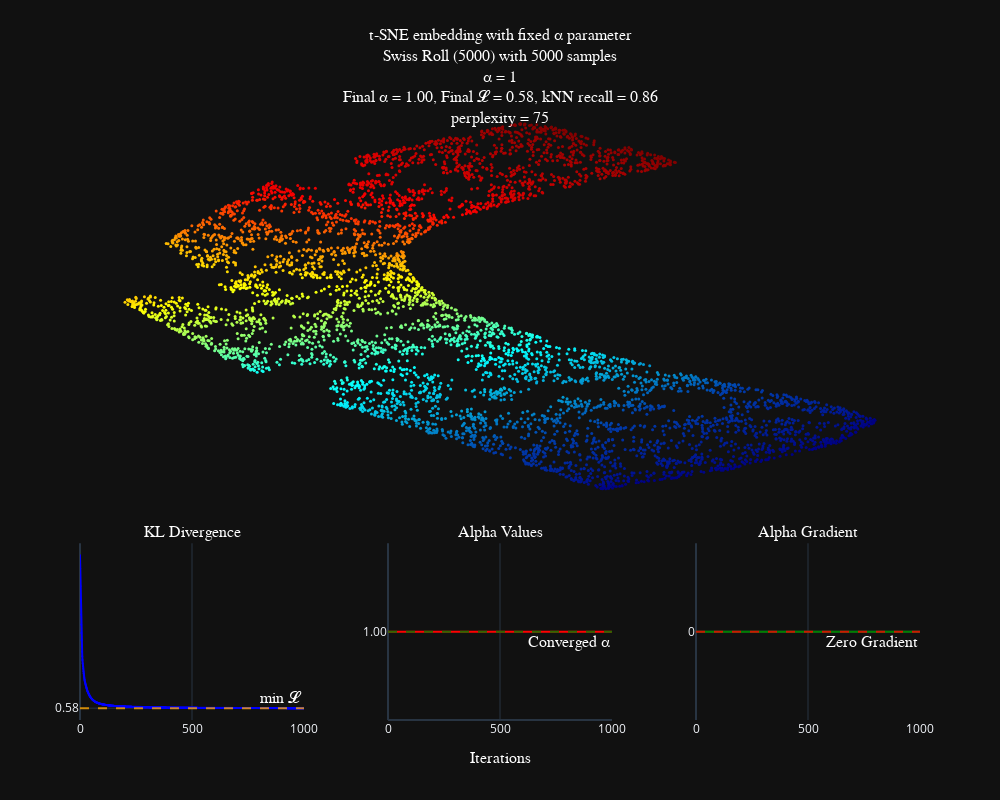

The cell this chart's notebook holds for it:
### Code cell
plot_tsne_result(optsne_not_optimized, labels=swiss_5k.labels,black_template=True, additional_title="perplexity = 75")

### Figure 1 — Plotly figure (JSON) as saved in the notebook; plotly's stock layout.template omitted (floating-point values rounded to 4 significant figures; data arrays with more than 128 entries replaced by an {"elided": "..."} marker saying what was removed)
{"data": [{"marker": {"color": {"elided": "5000 float values"}, "colorscale": [[0, "rgb(0,0,131)"], [0.2, "rgb(0,60,170)"], [0.4, "rgb(5,255,255)"], [0.6, "rgb(255,255,0)"], [0.8, "rgb(250,0,0)"], [1, "rgb(128,0,0)"]], "showscale": false, "size": 3}, "mode": "markers", "name": "t-SNE Embedding", "type": "scatter", "x": {"elided": "5000 float values"}, "xaxis": "x", "y": {"elided": "5000 float values"}, "yaxis": "y"}, {"line": {"color": "blue"}, "marker": {"color": "blue", "size": 2}, "mode": "markers+lines", "name": "KL Divergence", "type": "scatter", "x": {"elided": "1000 int values"}, "xaxis": "x2", "y": {"elided": "1000 float values"}, "yaxis": "y2"}, {"line": {"color": "red"}, "mode": "lines", "name": "Alpha Values", "type": "scatter", "x": {"elided": "1000 int values"}, "xaxis": "x3", "y": {"elided": "1000 int values"}, "yaxis": "y3"}, {"line": {"color": "green"}, "mode": "lines", "name": "Alpha Gradient", "type": "scatter", "x": {"elided": "1000 int values"}, "xaxis": "x4", "y": {"elided": "1000 int values"}, "yaxis": "y4"}], "layout": {"annotations": [{"font": {"color": "white", "family": "Courier New, monospace", "size": 16}, "showarrow": false, "text": "KL Divergence", "x": 0.1333, "xanchor": "center", "xref": "paper", "y": 0.285, "yanchor": "bottom", "yref": "paper"}, {"font": {"color": "white", "family": "Courier New, monospace", "size": 16}, "showarrow": false, "text": "Alpha Values", "x": 0.5, "xanchor": "center", "xref": "paper", "y": 0.285, "yanchor": "bottom", "yref": "paper"}, {"font": {"color": "white", "family": "Courier New, monospace", "size": 16}, "showarrow": false, "text": "Alpha Gradient", "x": 0.8667, "xanchor": "center", "xref": "paper", "y": 0.285, "yanchor": "bottom", "yref": "paper"}, {"font": {"color": "white", "family": "Courier New, monospace", "size": 16}, "showarrow": false, "text": "min 𝓛", "x": 1, "xanchor": "right", "xref": "x2 domain", "y": 0.5771, "yanchor": "bottom", "yref": "y2"}, {"font": {"color": "white", "family": "Courier New, monospace", "size": 16}, "showarrow": false, "text": "Converged α", "x": 1, "xanchor": "right", "xref": "x3 domain", "y": 1, "yanchor": "top", "yref": "y3"}, {"font": {"color": "white", "family": "Courier New, monospace", "size": 16}, "showarrow": false, "text": "Zero Gradient", "x": 1, "xanchor": "right", "xref": "x4 domain", "y": 0, "yanchor": "top", "yref": "y4"}], "height": 800, "shapes": [{"line": {"color": "orange", "dash": "dash"}, "opacity": 0.8, "type": "line", "x0": 0, "x1": 1, "xref": "x2 domain", "y0": 0.5771, "y1": 0.5771, "yref": "y2"}, {"line": {"color": "green", "dash": "dash"}, "opacity": 0.8, "type": "line", "x0": 0, "x1": 1, "xref": "x3 domain", "y0": 1, "y1": 1, "yref": "y3"}, {"line": {"color": "red", "dash": "dash"}, "opacity": 0.8, "type": "line", "x0": 0, "x1": 1, "xref": "x4 domain", "y0": 0, "y1": 0, "yref": "y4"}], "showlegend": false, "title": {"font": {"color": "white", "family": "Courier New, monospace", "size": 16}, "text": "t-SNE embedding with fixed α parameter<br>Swiss Roll (5000) with 5000 samples<br>α = 1<br>Final α = 1.00, Final 𝓛 = 0.58, kNN recall = 0.86<br>perplexity = 75", "x": 0.5, "y": 0.95, "yanchor": "top"}, "width": 1000, "xaxis": {"anchor": "y", "domain": [0, 1], "showgrid": false, "showticklabels": false, "zeroline": false}, "xaxis2": {"anchor": "y2", "domain": [0, 0.2667], "range": [0, 1000], "ticktext": ["0", "500", "1000"], "tickvals": [0, 500, 1000]}, "xaxis3": {"anchor": "y3", "domain": [0.3667, 0.6333], "range": [0, 1000], "ticktext": ["0", "500", "1000"], "tickvals": [0, 500, 1000], "title": {"font": {"color": "white", "family": "Courier New, monospace", "size": 16}, "text": "Iterations"}}, "xaxis4": {"anchor": "y4", "domain": [0.7333, 1], "range": [0, 1000], "ticktext": ["0", "500", "1000"], "tickvals": [0, 500, 1000]}, "yaxis": {"anchor": "x", "domain": [0.335, 1.0], "showgrid": false, "showticklabels": false, "zeroline": false}, "yaxis2": {"anchor": "x2", "domain": [0, 0.285], "ticktext": ["0.58"], "tickvals": [0.5771]}, "yaxis3": {"anchor": "x3", "domain": [0, 0.285], "ticktext": ["1.00"], "tickvals": [1]}, "yaxis4": {"anchor": "x4", "domain": [0, 0.285], "ticktext": ["0"], "tickvals": [0]}}}
